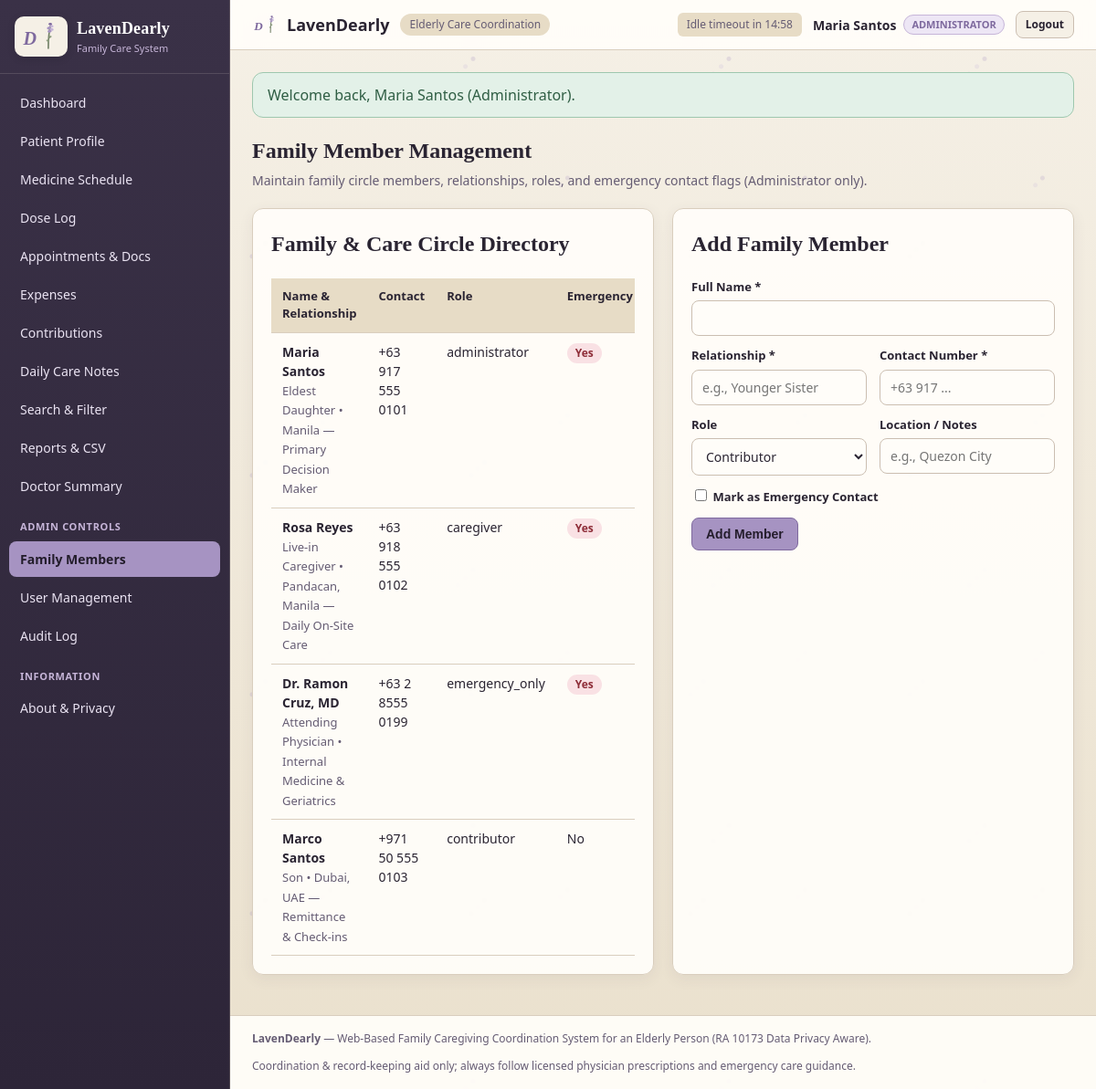
/members.php (signed in), run on the app's committed database.
### tables this page shows
CREATE TABLE IF NOT EXISTS users (
  id INT AUTO_INCREMENT PRIMARY KEY,
  full_name VARCHAR(120) NOT NULL,
  email VARCHAR(140) NOT NULL UNIQUE,
  password_hash VARCHAR(255) NOT NULL,
  relationship_label VARCHAR(80) NOT NULL,
  role ENUM('administrator', 'caregiver', 'contributor') NOT NULL DEFAULT 'contributor',
  agreed_share_pct DECIMAL(5,2) NOT NULL DEFAULT 0.00,
  is_active TINYINT(1) NOT NULL DEFAULT 1,
  last_login_at DATETIME NULL,
  created_at TIMESTAMP DEFAULT CURRENT_TIMESTAMP
);

CREATE TABLE IF NOT EXISTS family_members (
  id INT AUTO_INCREMENT PRIMARY KEY,
  patient_id INT NOT NULL DEFAULT 1,
  full_name VARCHAR(120) NOT NULL,
  relationship_label VARCHAR(80) NOT NULL,
  contact_number VARCHAR(40) NOT NULL,
  role ENUM('administrator', 'caregiver', 'contributor', 'emergency_only') NOT NULL DEFAULT 'contributor',
  is_emergency_contact TINYINT(1) NOT NULL DEFAULT 0,
  location_note VARCHAR(120) DEFAULT '',
  created_at TIMESTAMP DEFAULT CURRENT_TIMESTAMP,
  FOREIGN KEY (patient_id) REFERENCES patients(id) ON DELETE CASCADE
);

### includes/auth.php (called while the page is built, shortened)
<?php
function e(?string $value): string {
    return htmlspecialchars((string)($value ?? ''), ENT_QUOTES | ENT_SUBSTITUTE, 'UTF-8');
}
function require_login(): array {
    $pdo = get_db();
    $stmt = $pdo->prepare('SELECT id, full_name, email, relationship_label, role, agreed_share_pct, is_active, last_login_at FROM users WHERE id = :id LIMIT 1');
    $stmt->execute([':id' => (int)$_SESSION['user_id']]);
    $user = $stmt->fetch();
    return $user;
}
function take_flash(): ?array {
    $f = $_SESSION['flash'];
    return $f;
}

### members.php (the view, shortened to what this page needs)
<?php
require_once __DIR__ . '/includes/auth.php';
$currentUser = require_login();
$pdo = get_db();
$members = $pdo->query('SELECT * FROM family_members ORDER BY is_emergency_contact DESC, id ASC')->fetchAll();
$activePage = 'members.php';
include __DIR__ . '/includes/header.php';
?>
<div class="page-header">
  <div>
    <h1>Family Member Management</h1>
    <p>Maintain family circle members, relationships, roles, and emergency contact flags (Administrator only).</p>
  </div>
</div>
<div class="grid-2">
  <div class="card">
    <h2>Family &amp; Care Circle Directory</h2>
    <div class="table-wrap">
      <table>
        <thead><tr><th>Name &amp; Relationship</th><th>Contact</th><th>Role</th><th>Emergency</th><th>Action</th></tr></thead>
        <tbody>
          <?php foreach ($members as $m): ?>
            <tr>
              <td>
                <strong><?= e($m['full_name']) ?></strong><br>
                <span class="kpi-sub"><?= e($m['relationship_label']) ?><?= $m['location_note'] ? ' • ' . e($m['location_note']) : '' ?></span>
              </td>
              <td><?= e($m['contact_number']) ?></td>
              <td><?= e($m['role']) ?></td>
              <td><?= (int)$m['is_emergency_contact'] === 1 ? '<span class="badge badge-overdue">Yes</span>' : 'No' ?></td>
            </tr>
          <?php endforeach; ?>
        </tbody>
      </table>
    </div>
  </div>
  <div class="card">
    <h2>Add Family Member</h2>
    <form method="post" action="members.php">
      <div class="form-group">
        <label for="full_name">Full Name *</label>
        <input type="text" id="full_name" name="full_name" required>
      </div>
      <div class="form-grid">
        <div class="form-group">
          <label for="relationship_label">Relationship *</label>
          <input type="text" id="relationship_label" name="relationship_label" required placeholder="e.g., Younger Sister">
        </div>
        <div class="form-group">
          <label for="contact_number">Contact Number *</label>
          <input type="text" id="contact_number" name="contact_number" required placeholder="+63 917 ...">
        </div>
      </div>
      <div class="form-grid">
        <div class="form-group">
          <label for="role">Role</label>
          <select id="role" name="role">
            <option value="contributor">Contributor</option>
          </select>
        </div>
        <div class="form-group">
          <label for="location_note">Location / Notes</label>
          <input type="text" id="location_note" name="location_note" placeholder="e.g., Quezon City">
        </div>
      </div>
      <div class="form-group">
        <label><input type="checkbox" name="is_emergency_contact" value="1" style="width:auto;"> Mark as Emergency Contact</label>
      </div>
      <button type="submit" class="btn btn-primary">Add Member</button>
    </form>
  </div>
</div>
<?php include __DIR__ . '/includes/footer.php'; ?>

### includes/header.php (shortened to what this page needs)
<?php
$currentUser = $currentUser ?? null;
$activePage = $activePage ?? basename($_SERVER['PHP_SELF']);
$flash = function_exists('take_flash') ? take_flash() : null;
$role = $currentUser['role'] ?? '';
?>
<!DOCTYPE html>
<html lang="en">
<head>
  <link rel="stylesheet" href="assets/css/style.css">
</head>
<body>
  <div class="app-shell">
    <?php if ($currentUser): ?>
    <aside class="sidebar" id="sidebar">
      <div class="brand-box">
        <div class="brand-mark" aria-hidden="true">
          <svg class="logo-svg" viewBox="0 0 64 52" xmlns="http://www.w3.org/2000/svg">
            <text x="5" y="38" fill="#7E699E" class="logo-d">D</text>
          </svg>
        </div>
        <div>
          <div class="brand-title">LavenDearly</div>
          <div class="brand-sub">Family Care System</div>
        </div>
      </div>
      <nav class="nav-list">
        <a href="dashboard.php" class="nav-item <?= $activePage === 'dashboard.php' ? 'active' : '' ?>">Dashboard</a>
        <a href="patient.php" class="nav-item <?= $activePage === 'patient.php' ? 'active' : '' ?>">Patient Profile</a>
        <a href="medicines.php" class="nav-item <?= $activePage === 'medicines.php' ? 'active' : '' ?>">Medicine Schedule</a>
        <a href="doselog.php" class="nav-item <?= $activePage === 'doselog.php' ? 'active' : '' ?>">Dose Log</a>
        <a href="appointments.php" class="nav-item <?= $activePage === 'appointments.php' ? 'active' : '' ?>">Appointments &amp; Docs</a>
        <a href="expenses.php" class="nav-item <?= $activePage === 'expenses.php' ? 'active' : '' ?>">Expenses</a>
        <a href="contributions.php" class="nav-item <?= $activePage === 'contributions.php' ? 'active' : '' ?>">Contributions</a>
        <a href="notes.php" class="nav-item <?= $activePage === 'notes.php' ? 'active' : '' ?>">Daily Care Notes</a>
        <a href="search.php" class="nav-item <?= $activePage === 'search.php' ? 'active' : '' ?>">Search &amp; Filter</a>
        <a href="reports.php" class="nav-item <?= $activePage === 'reports.php' ? 'active' : '' ?>">Reports &amp; CSV</a>
        <a href="summary.php" class="nav-item <?= $activePage === 'summary.php' ? 'active' : '' ?>">Doctor Summary</a>
        <?php if ($role === 'administrator'): ?>
          <div class="nav-divider">Admin Controls</div>
          <a href="members.php" class="nav-item <?= $activePage === 'members.php' ? 'active' : '' ?>">Family Members</a>
          <a href="users.php" class="nav-item <?= $activePage === 'users.php' ? 'active' : '' ?>">User Management</a>
          <a href="audit.php" class="nav-item <?= $activePage === 'audit.php' ? 'active' : '' ?>">Audit Log</a>
        <?php endif; ?>
        <div class="nav-divider">Information</div>
        <a href="about.php" class="nav-item <?= $activePage === 'about.php' ? 'active' : '' ?>">About &amp; Privacy</a>
      </nav>
    </aside>
    <?php endif; ?>
    <div class="main-column">
      <header class="topbar">
        <div class="topbar-left">
          <a href="<?= $currentUser ? 'dashboard.php' : 'index.php' ?>" class="topbar-brand-group">
            <svg class="topbar-logo-mini" viewBox="0 0 64 52" xmlns="http://www.w3.org/2000/svg" aria-hidden="true">
              <text x="5" y="38" fill="#7E699E" class="logo-d">D</text>
            </svg>
            <span>LavenDearly</span>
          </a>
          <span class="topbar-tag">Elderly Care Coordination</span>
        </div>
        <div class="topbar-right">
          <?php if ($currentUser): ?>
            <span class="session-badge" id="sessionTimer">Session active</span>
            <div class="user-pill">
              <strong><?= e($currentUser['full_name']) ?></strong>
              <span class="role-badge role-<?= e($currentUser['role']) ?>"><?= e(ucfirst($currentUser['role'])) ?></span>
            </div>
            <a href="logout.php" class="btn btn-sm btn-outline">Logout</a>
          <?php else: ?>
            <a href="about.php" class="btn btn-sm btn-ghost">About</a>
            <a href="login.php" class="btn btn-sm btn-primary">Login</a>
          <?php endif; ?>
        </div>
      </header>
      <main class="content-area">
        <?php if ($flash): ?>
          <div class="flash flash-<?= e($flash['type']) ?>"><?= e($flash['message']) ?></div>
        <?php endif; ?>

### data on the page
users: full_name "Maria Santos", role "ADMINISTRATOR"
family_members: full_name "Maria Santos", relationship_label "Eldest Daughter", location_note "Manila — Primary Decision Maker", contact_number "+63 917 555 0101", role "administrator", is_emergency_contact "Yes"
family_members: full_name "Rosa Reyes", relationship_label "Live-in Caregiver", location_note "Pandacan, Manila — Daily On-Site Care", contact_number "+63 918 555 0102", role "caregiver", is_emergency_contact "Yes"
family_members: full_name "Dr. Ramon Cruz, MD", relationship_label "Attending Physician", location_note "Internal Medicine & Geriatrics", contact_number "+63 2 8555 0199", role "emergency_only", is_emergency_contact "Yes"
family_members: full_name "Marco Santos", relationship_label "Son", location_note "Dubai, UAE — Remittance & Check-ins", contact_number "+971 50 555 0103", role "contributor", is_emergency_contact "No"

### other printed values
$flash['message'] "Welcome back, Maria Santos (Administrator)."
